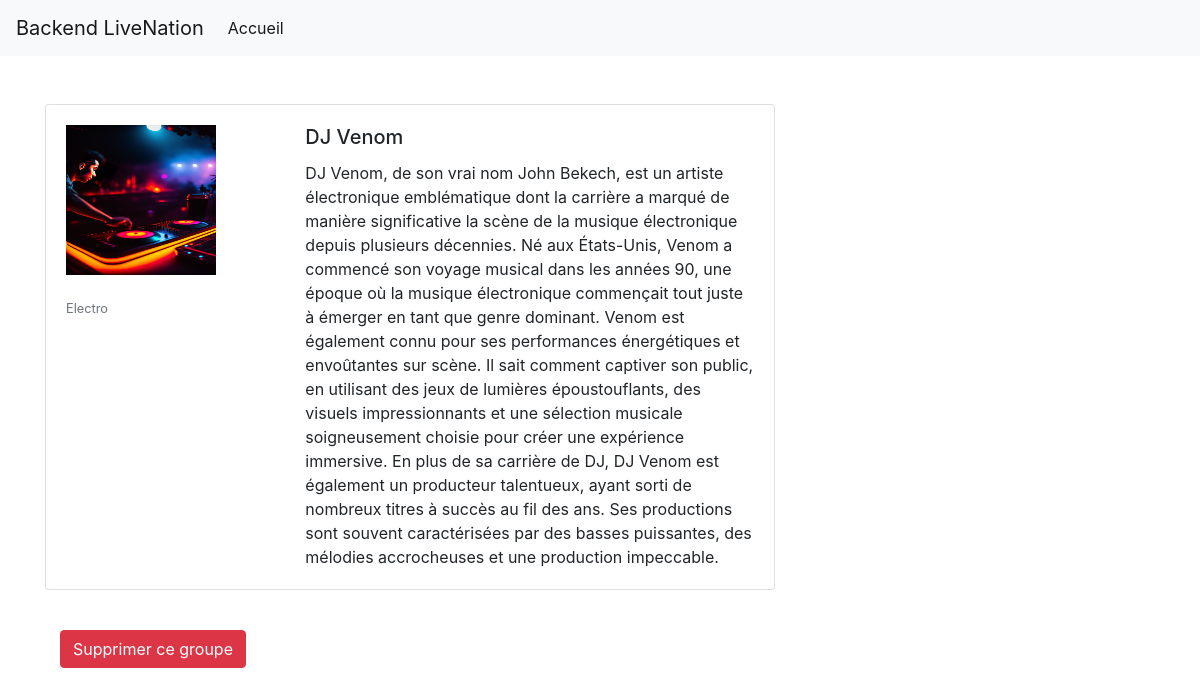
The app's page /templates/groupe.php?nom=DJ+Venom (signed in) with its own data.
### tables this page shows
CREATE TABLE events (
    id INTEGER PRIMARY KEY AUTOINCREMENT,
    title VARCHAR(255) NOT NULL,
    description TEXT NOT NULL,
    excerpt VARCHAR(255) NOT NULL,
    slug VARCHAR(255) NOT NULL,
    venue_id INT UNSIGNED NOT NULL, 
    FOREIGN KEY (venue_id) REFERENCES venues(id) ON DELETE CASCADE 
);

### templates/groupe.php (the view, shortened to what this page needs)
<?php
if (isset($_GET['nom'])) {
    $group = $_GET['nom'];
    $pdo = App::getPDO();
    $query = $pdo->prepare('SELECT * FROM events WHERE title = :title');
    $query->execute(['title' => $group]);
    $events = $query->fetch();
} else {
    header('Location: ../home');
    exit();
}
include('layout.php')
?>
<div class="container mt-5">
    <div class="row">
        <div class="col-md-8 mb-4">
            <div class="card">
                <div class="card-body">
                    <div class="row">
                        <div class="col-sm-4">
                            <img src="http://localhost:8000/photos/<?= $events['slug'] ?>.jpeg" alt="Photo" style="width: 150px; height: 150px; margin-bottom : 20px">
                            <p class="card-text"><small class="text-muted"><?= $events['excerpt'] ?></small></p>
                        </div>
                        <div class="col-sm-8">
                            <h5 class="card-title"><?= $events['title'] ?></h5>
                            <p class="card-text"><?= $events['description'] ?></p>
                        </div>
                    </div>
                </div>
            </div>
            <div class="container mt-3">
                <form action="" method="POST">
                    <button type="submit" class="btn btn-danger mt-4">Supprimer ce groupe</button>
                </form>
            </div>
        </div>
    </div>

### records on screen
events: slug (picture), excerpt "Electro", title "DJ Venom", description "DJ Venom, de son vrai nom John Bekech, est un artiste électronique emblématique dont la carrière a marqué de manière significative la scène de la musique électronique depuis plusieurs décennies. Né aux États-Unis, Venom a commencé son voyage musical dans les années 90, une époque où la musique électronique commençait tout juste à émerger en tant que genre dominant. Venom est également connu pour ses performances énergétiques et envoûtantes sur scène. Il sait comment captiver son public, en utilisant des jeux de lumières époustouflants, des visuels impressionnants et une sélection musicale soigneusement choisie pour créer une expérience immersive. En plus de sa carrière de DJ, DJ Venom est…"
